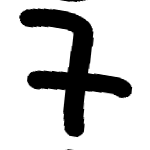
%> input picture data/start/nums/7/2.png, 150 x 150 px; its folder holds only this picture in this run
$ octave A.m   (GNU Octave 9; MATLAB toolbox functions it lacks are replaced by stand-ins)
%> lines starting %> are read from the running program, lines starting %| are printed output that depends on the picture; in (x1, y1, x2, y2) boxes, pixels count from 0 and x2, y2 are one past the last pixel; in counts of white or black regions, pixels touching at a corner belong together; the program's own positions count from 1
### src/preprocess.m
function [input, size] = preprocess(folder, px)
%> called with folder = '../data/start/*/*/*.png', px = 28
    directory = dir(folder);
    size = length(directory);
    input = [];

    for i = 1 : size
        img = imread(append(directory(i).folder, "/", directory(i).name));
%> img is the input picture: size 150x150 uint8; min 0, max 255, mean 201.1
        img = img(:,:,1);

        img = imresize(img, [px, px]);
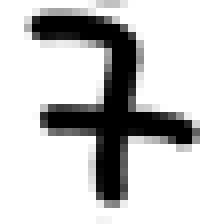
%> img: size 28x28 uint8 (shown 8 times larger); min 0, max 255, mean 201.2

        img = imbinarize(img);
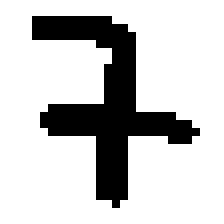
%> img: size 28x28 logical (shown 8 times larger); 78.6% white; 1 black region, box (x1, y1, x2, y2) and area: (4, 2, 25, 26) 168

        img = img(:);
%> img = 784 logical values, 616 true

        input(:, i) = img;
    end
%> pass 2 of the loop in preprocess, `for i = 1 : size`:
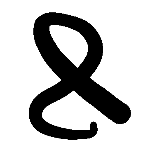
%> input picture data/start/nums/8/5.png, 150 x 150 px
%> in preprocess, img is the input picture: size 150x150 uint8; min 0, max 255, mean 193.3
%> in preprocess, `img = imresize(img, [px, px]);`:
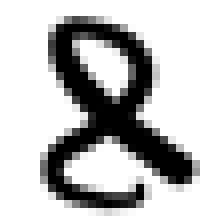
%> img: size 28x28 uint8 (shown 8 times larger); min 0, max 255, mean 193.2
%> in preprocess, `img = imbinarize(img);`:
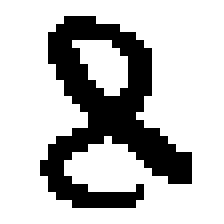
%> img: size 28x28 logical (shown 8 times larger); 74.7% white; 1 black region, box (x1, y1, x2, y2) and area: (5, 2, 24, 26) 198
%> in preprocess, `img = img(:);`: img = 784 logical values, 586 true
%> pass 3 of the loop in preprocess, `for i = 1 : size`:
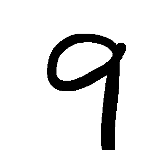
%> input picture data/start/nums/9/1.png, 150 x 150 px
%> in preprocess, img is the input picture: size 150x150 uint8; min 0, max 255, mean 222
%> in preprocess, `img = imresize(img, [px, px]);`:
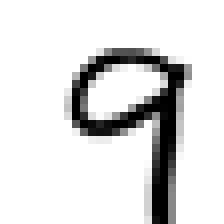
%> img: size 28x28 uint8 (shown 8 times larger); min 0, max 255, mean 221.8
%> in preprocess, `img = imbinarize(img);`:
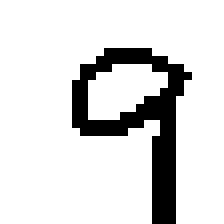
%> img: size 28x28 logical (shown 8 times larger); 85.8% white; black in thin lines or dots, all inside (x1, y1, x2, y2) = (9, 6, 24, 28)
%> in preprocess, `img = img(:);`: img = 784 logical values, 673 true
%> the loop made 4 passes; the first 3 are shown
end

### src/getTarget.m
function target = getTarget(tamanho, size)
%> called with tamanho = 4, size = 14
    target = zeros(size, tamanho);
    n = floor(tamanho / size);

    linha = 1;
    for i = 1 : tamanho
        target(linha, i) = 1;
        if mod(i, n) == 0
            linha = linha + 1;
        end
    end
end

### src/A.m
clear all
close all
clc

folder = "../data/start/*/*/*.png";
[input, tamanho] = preprocess(folder, 28);
target = getTarget(tamanho, 14);

epochs = 10;

accuracyFinal = 0;
nSim = 10;

for sim = 1 : nSim
%> (the run ends here)
